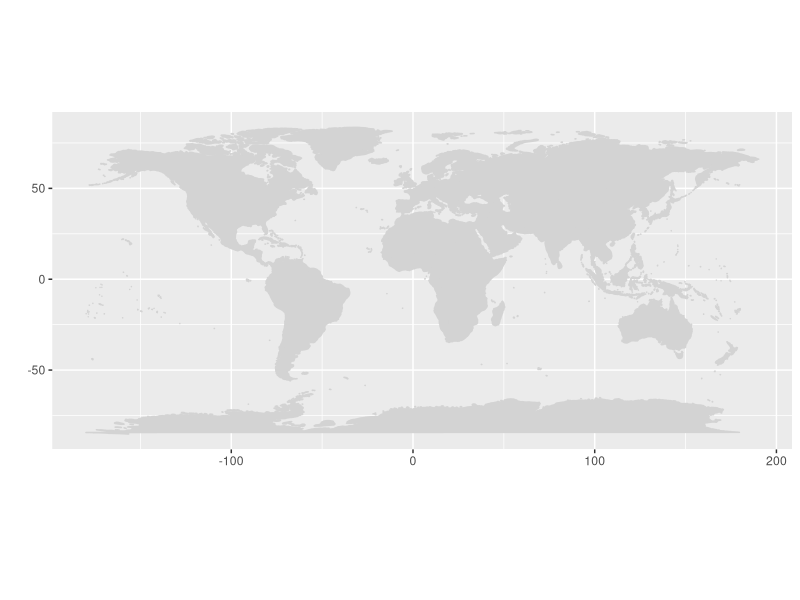
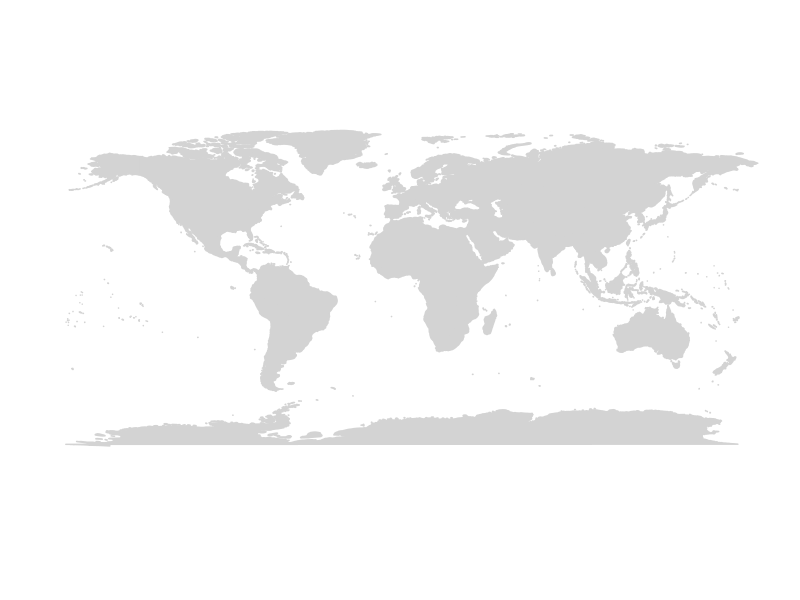
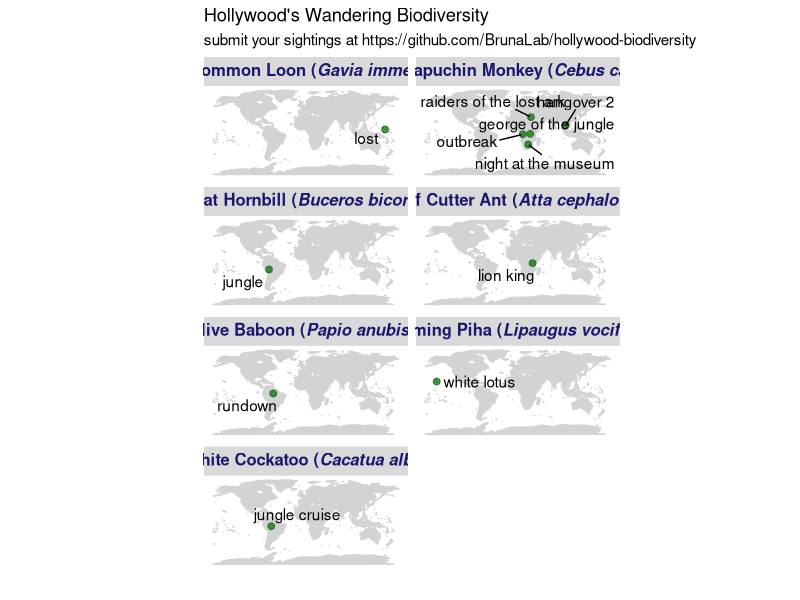
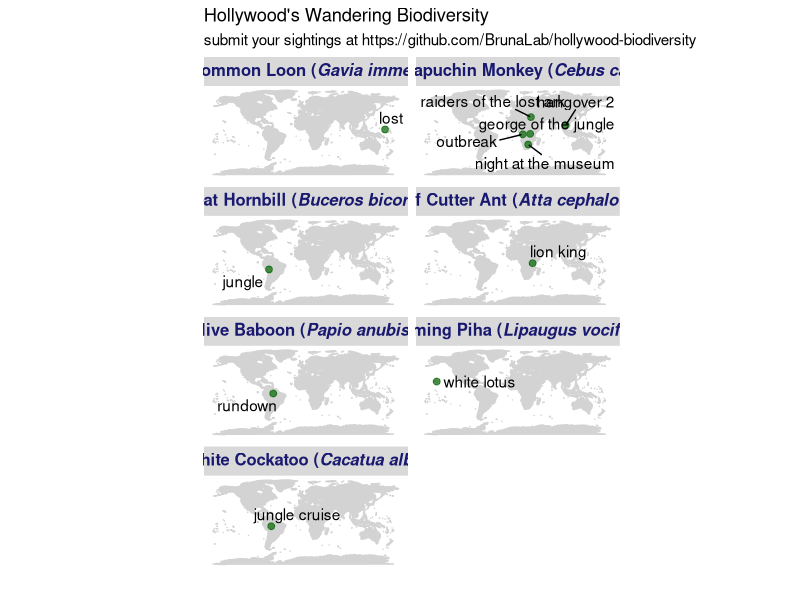
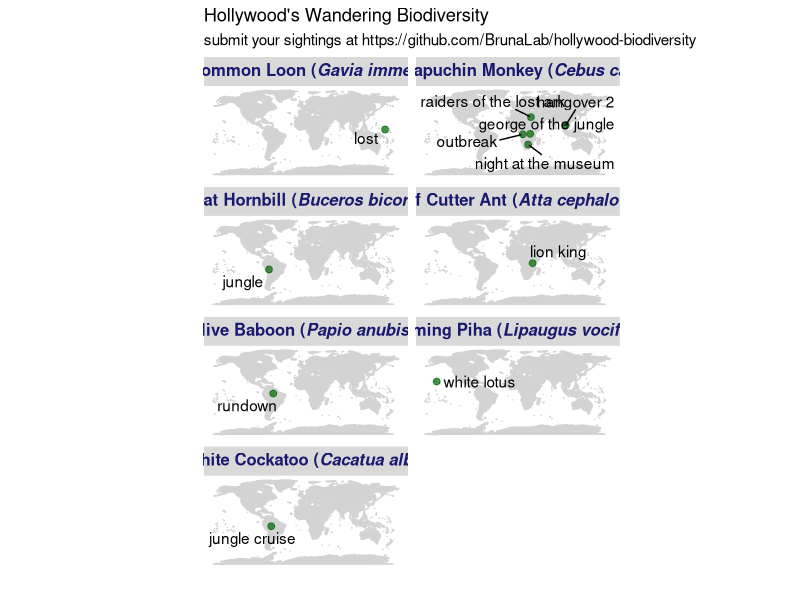

Reproduce these figures in R, in order.
# load libraries ----------------------------------------------------------


library(tidyverse)
library(maps)
library(ggplot2)
library(ggrepel)
library(stringi)
library(ggtext) # to render the strip as markdown
# http://sarahleejane.github.io/learning/r/2014/09/20/plotting-beautiful-clear-maps-with-r.html
# https://sarahleejane.github.io/learning/r/2014/09/21/plotting-data-points-on-maps-with-r.html


# read in data ------------------------------------------------------------


hbdata <- read_csv("./data_raw/hb_data_raw.csv") %>%
  mutate_all(tolower) %>%
  mutate(lat = as.numeric(lat)) %>%
  mutate(long = as.numeric(long))

# prep maps ---------------------------------------------------------------


world_map <- map_data("world")

# Creat a base plot with gpplot2
p <- ggplot() +
  coord_fixed() +
  xlab("") +
  ylab("")

# Add map to base plot
base_world_messy <- p + geom_polygon(
  data = world_map, aes(x = long, y = lat, group = group),
  colour = "lightgray", fill = "lightgray"
)

base_world_messy

# Strip the map down so it looks super clean (and beautiful!)
cleanup <-
  theme(
    panel.grid.major = element_blank(), panel.grid.minor = element_blank(),
    panel.background = element_rect(fill = "white", colour = "white"),
    axis.line = element_line(colour = "white"), legend.position = "none",
    axis.ticks = element_blank(), axis.text.x = element_blank(),
    axis.text.y = element_blank()
  )

base_world <- base_world_messy + cleanup

base_world




# plot data  --------------------------------------------------------------

hbdata <- hbdata %>%
  mutate(genus = stri_trans_totitle(genus)) %>%
  mutate(common_name = stri_trans_totitle(common_name)) %>%
  mutate(label_name = paste("**",common_name, " (_", genus, " ", species, "_)**", sep = ""))



map_data <-
  base_world +
  geom_point(
    data = hbdata,
    aes(
      x = long,
      y = lat,
      # fill = label_name,
      # shape = label_name,

    ),
    # pch=21,
    size = 2,
    alpha = I(0.7),
    colour = "darkgreen"
  ) +
  # scale_color_brewer(palette="Set1")+
  labs(
    title = "Hollywood's Wandering Biodiversity",
    subtitle = "submit your sightings at https://github.com/BrunaLab/hollywood-biodiversity"
  ) +
  geom_text_repel(
    data = hbdata,
    aes(
      x = long,
      y = lat,
      label = title
    )
    # check_overlap = TRUE,
    # nudge_x = -14.25,
    # nudge_y = -5.25
  ) +
  facet_wrap(~label_name,
    ncol = 2
  ) +
  theme(
    legend.position = "none",
    strip.text.x = element_markdown(size = 12, color="midnightblue")
    # strip.text.x = element_text(size = 12, face = "bold")
  )
map_data
ggsave("hollywood_biodiversity_map.pdf",width = 20, height = 22, units = "cm")
ggsave("hollywood_biodiversity_map.png",width = 20, height = 22, units = "cm")

# if you want to change the colors....
# mapfill <- c('screaming piha' = "forestgreen", 'baboon' = "purple")
# maplab <- c('screaming piha' = "screaming piha", 'baboon' = "baboon")
#
# scale_fill_manual(values = mapfill, labels = maplab) +
